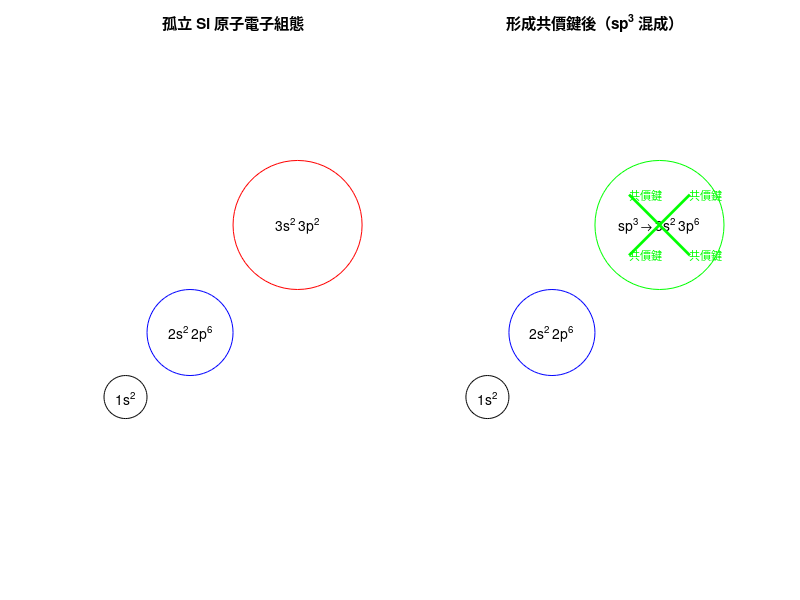

This figure's MATLAB source:
% Si 原子電子殼層視覺化
clear; clc;

figure('Name','Si 原子電子殼層與共價鍵形成','Color','w');

% 子圖 1：原始電子組態
subplot(1,2,1);
hold on;
title('孤立 Si 原子電子組態');
rectangle('Position',[0.5 0.5 1 1],'Curvature',[1 1],'EdgeColor','k'); % 1s
rectangle('Position',[1.5 1.5 2 2],'Curvature',[1 1],'EdgeColor','b'); % 2s/2p
rectangle('Position',[3.5 3.5 3 3],'Curvature',[1 1],'EdgeColor','r'); % 3s/3p

text(1,1,'1s^2','HorizontalAlignment','center');
text(2.5,2.5,'2s^2 2p^6','HorizontalAlignment','center');
text(5,5,'3s^2 3p^2','HorizontalAlignment','center');

axis equal; axis off;

% 子圖 2：形成共價鍵後的有效滿殼
subplot(1,2,2);
hold on;
title('形成共價鍵後（sp^3 混成）');
rectangle('Position',[0.5 0.5 1 1],'Curvature',[1 1],'EdgeColor','k'); % 1s
rectangle('Position',[1.5 1.5 2 2],'Curvature',[1 1],'EdgeColor','b'); % 2s/2p
rectangle('Position',[3.5 3.5 3 3],'Curvature',[1 1],'EdgeColor','g'); % sp3

text(1,1,'1s^2','HorizontalAlignment','center');
text(2.5,2.5,'2s^2 2p^6','HorizontalAlignment','center');
text(5,5,'sp^3 → 3s^2 3p^6','HorizontalAlignment','center');

% 顯示四個共價鍵方向
for theta = 45:90:360
    x = 5 + cosd(theta);
    y = 5 + sind(theta);
    plot([5 x],[5 y],'g','LineWidth',2);
    text(x,y,'共價鍵','Color','g','FontSize',8);
end

axis equal; axis off;